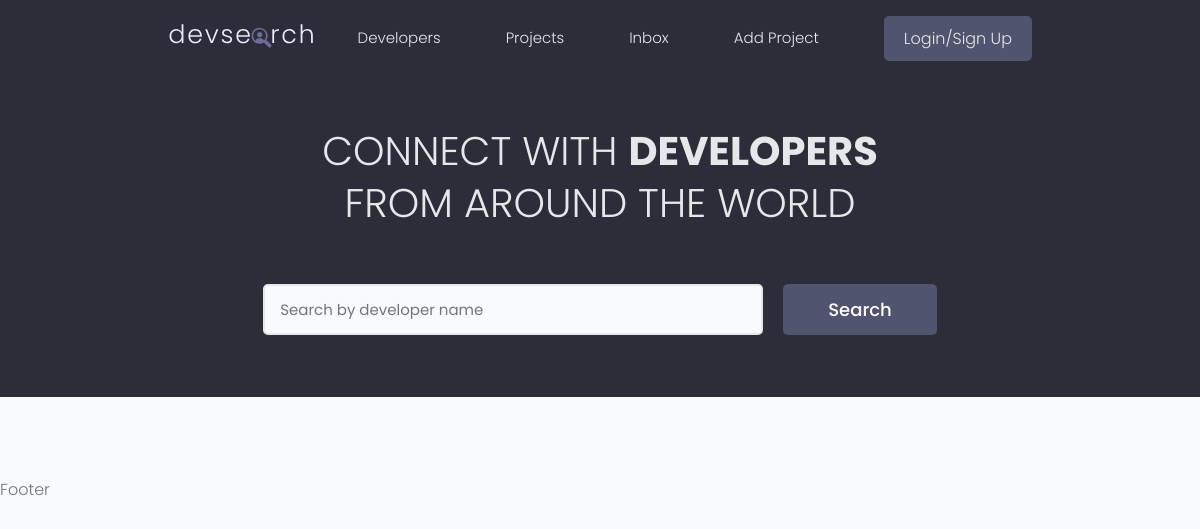
The app's page /, older data.
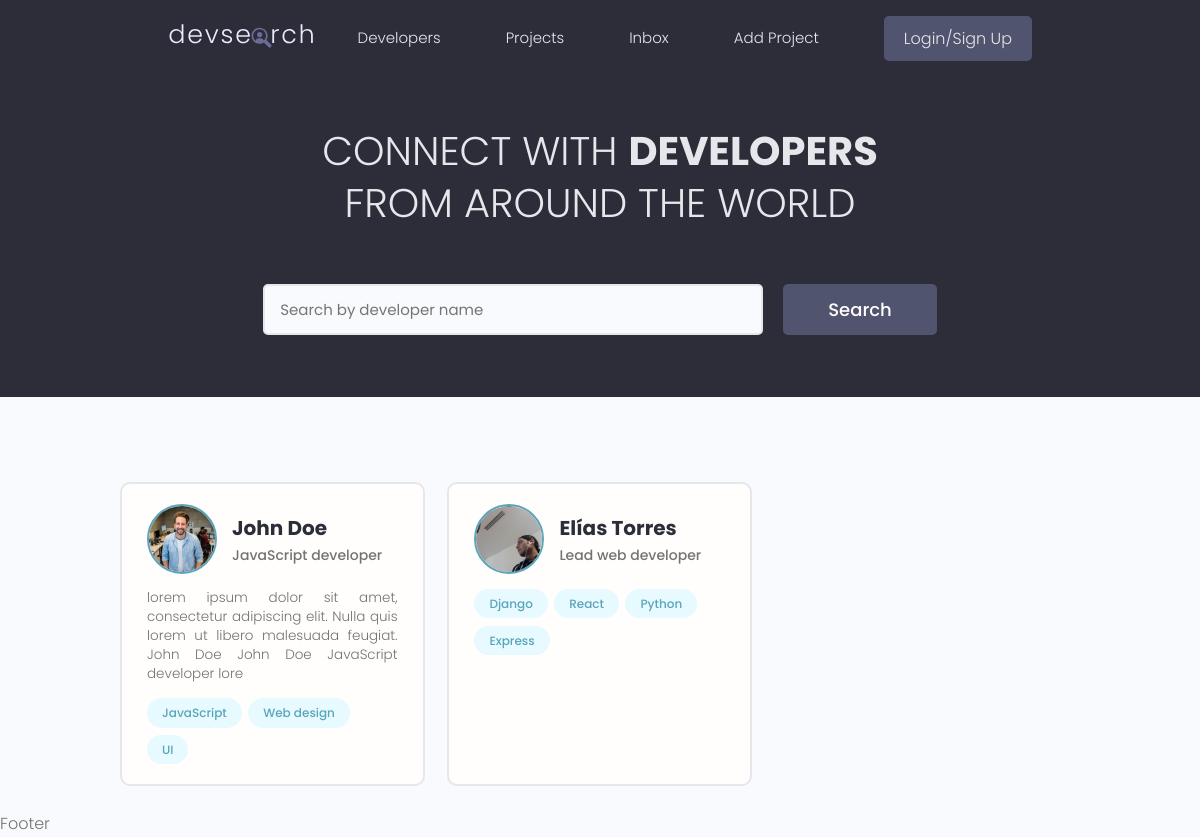
The same page, newer data.
### developer/models.py (models this page shows, shortened)
class Developer(models.Model):
    id = models.UUIDField(default=uuid.uuid4,
                          primary_key=True, unique=True, editable=False)
    user = models.OneToOneField(User, on_delete=models.CASCADE, null=True)
    name = models.CharField(max_length=200, blank=True, null=True)
    email = models.EmailField(max_length=200, blank=True, null=True)
    username = models.CharField(max_length=200, blank=True, null=True)
    location = models.CharField(max_length=200, blank=True, null=True)
    short_intro = models.CharField(max_length=200, blank=True, null=True)
    bio = models.TextField(blank=True, null=True)
    profile_image = models.ImageField(
        upload_to='profiles/', blank=True, null=True, default='profiles/user-default.png')
    social_github = models.CharField(max_length=200, blank=True, null=True)
    social_twitter = models.CharField(max_length=200, blank=True, null=True)
    social_linkedin = models.CharField(max_length=200, blank=True, null=True)
    social_youtube = models.CharField(max_length=200, blank=True, null=True)
    social_website = models.CharField(max_length=200, blank=True, null=True)
    social_stackoverflow = models.CharField(
        max_length=200, blank=True, null=True)
    created = models.DateTimeField(auto_now_add=True)

class Skill(models.Model):
    id = models.UUIDField(default=uuid.uuid4,
                          primary_key=True, unique=True, editable=False)
    developer = models.ForeignKey(Developer, on_delete=models.CASCADE)
    name = models.CharField(max_length=200, blank=True, null=True)
    description = models.TextField(blank=True, null=True)
    created = models.DateTimeField(auto_now_add=True)
    def __str__(self):
        return str(self.name)

### developer/views.py (the view)
# urls.py: path('', views.profiles, name='profiles'),
def profiles(request):
    template_name = 'developer/profiles.html'
    developers = Developer.objects.all()
    context = {'developers': developers}
    return render(request, template_name, context)

### developer/templates/developer/profiles.html (shortened to what this page needs)
{% extends 'main.html'%}
{% load static %}
{% block content%}
<main class="home">
    <section class="hero-section text-center">
        <div class="container container--narrow">
            <div class="hero-section__box">
                <h2>CONNECT WITH <span>DEVELOPERS</span></h2>
                <h2>FROM AROUND THE WORLD</h2>
            </div>
            <div class="hero-section__search">
                <form class="form" action="#" method="get">
                    <div class="form__field">
                        <input class="input input--text" id="formInput#search" type="text" name="text"
                            placeholder="Search by developer name" />
                    </div>
                    <input class="btn btn--sub btn--lg" type="submit" value="Search" />
                </form>
            </div>
        </div>
    </section>
    <section class="devlist">
        <div class="container">
            <div class="grid grid--three">
                {% for developer in developers %}
                <div class="column card">
                    <div class="dev">
                        <a href="{% url 'developer:profile' developer.id %}" class="card__body">
                            <div class="dev__profile">
                                <img class="avatar avatar--md" src="{{ developer.profile_image.url }}"
                                    alt="{{ developer.name }}" />
                                <div class="dev__meta">
                                    <h3>{{ developer.name }}</h3>
                                    <h5>{{ developer.short_intro|slice:"60" }}</h5>
                                </div>
                            </div>
                            <p class="dev__info">
                                {{ developer.bio|slice:"150" }}
                            </p>
                            <div class="dev__skills">
                                {% for skill in developer.skill_set.all|slice:"5" %}
                                <span class="tag tag--pill tag--main">
                                    <small>{{ skill }}</small>
                                </span>
                                {% endfor %}
                            </div>
                        </a>
                    </div>
                </div>
                {% endfor %}
            </div>
        </div>
    </section>
</main>
{% endblock %}

### templates/main.html (shortened to what this page needs)
<!DOCTYPE html>
{% load static %}
<html lang="en">
<head>
    <link rel="stylesheet" href="https://cdn.iconmonstr.com/1.3.0/css/iconmonstr-iconic-font.min.css" />
    <link rel="stylesheet" href="{% static 'uikit/styles/uikit.css' %}" />
    <link rel="stylesheet" href="{% static 'styles/app.css' %}" />
</head>
<body>
    {% include 'navbar.html' %}
    {% block content %}
    {% endblock content %}
    <p>Footer</p>
</body>
</html>

### templates/navbar.html (shortened to what this page needs)
{% load static %}
<header class="header">
    <div class="container container--narrow">
        <a href="{% url 'developer:profiles' %}" class="header__logo">
            <img src="{% static 'images/logo.svg' %}" alt="DevSearch Logo" />
        </a>
        <nav class="header__nav">
            <ul class="header__menu">
                <li class="header__menuItem"><a href="{% url 'developer:profiles' %}">Developers</a></li>
                <li class="header__menuItem"><a href="{% url 'project:projects' %}">Projects</a></li>
                <li class="header__menuItem"><a href="#">Inbox</a></li>
                <li class="header__menuItem"><a href="{% url 'project:create_project' %}">Add Project</a></li>
                <li class="header__menuItem"><a href="#" class="btn btn--sub">Login/Sign Up</a></li>
            </ul>
        </nav>
    </div>
</header>

### static/styles/app.css (style rules this page uses)
:root { --color-sub: #2d2d39; }
.btn--sub { background-color: var(--color-sub-light); }
.card { border: 2px solid var(--color-light); }
img { width: 100%; }
.header { position: sticky; z-index: 111; background-color: var(--color-sub); padding: 1.5rem 0; }
.header > .container { display: flex; justify-content: space-between; align-items: center; }
.header__logo > img { height: 3.8rem; }
.header__nav > ul { display: inline-flex; align-items: center; list-style: none; gap: 6.5rem; }
.header__menuItem > a { color: var(--color-light); font-weight: 300; }
.hero-section { height: 40vh; display: flex; align-items: center; background-color: var(--color-sub); }
.hero-section__box { margin-bottom: 4rem; }
.hero-section__box > h2, .hero-section__box > h2 > span { font-size: 4rem; color: var(--color-light); line-height: 1.3; text-transform: uppercase; }
.hero-section__box > h2 { font-weight: 300; }
.hero-section__box > h2 > span { font-weight: 700; }
.hero-section__search > .form { display: flex; align-items: center; justify-content: center; gap: 2rem; }
.hero-section__search > .form input.input--text { width: 50rem; }
.devlist { margin-top: 8rem; }
.devlist .grid { align-items: stretch; }
.devlist .dev .dev__profile { display: flex; align-items: center; gap: 1.5rem; }
.devlist .dev .dev__meta h3 { color: var(--color-sub); font-size: 2rem; font-weight: 700; }
.devlist .dev .dev__meta h5 { color: var(--color-text); font-size: 1.4rem; font-weight: 500; }
.devlist .dev .dev__info { margin: 1.5rem 0; font-size: 1.35rem; line-height: 1.4; text-align: justify; }

### static/uikit/styles/modules/_variables.css (style rules this page uses)
:root { --color-main: #5aa5b9; --color-main-light: #e6faff; --color-sub: #3f4156; --color-sub-light: #51546e; --color-sub-lighter: #ededfd; --color-text: #737373; --color-gray: #8b8b8b; --color-light: #e5e7eb; --color-light-gray: #767676; --color-bg: #f8fafd; --color-white: #fffefd; --color-white-light: #f3f3f3; --color-success: #359e64; --color-success-bg: #def8e8; --color-error: #fc4b0b; --color-error-bg: #fff2ee; --font-base: 'Poppins', arial, helvetica, 'Segoe UI', roboto, ubuntu, sans-serif; --font-monospace: 'Fira Code', 'Courier New', courier, monospace; --font-regular: 300; --font-medium: 500; --font-bold: 700; --generic-shadow: 1px 1px 5px #00000010; --generic-transition: all 0.3s ease-in-out; }

### static/uikit/styles/modules/_base.css (style rules this page uses)
* { margin: 0; padding: 0; box-sizing: border-box; text-rendering: optimizeLegibility; color: inherit; font-size: inherit; }
html { font-size: 50%; }
@media only screen and (min-width: 480px) { html { font-size: 56.25%; } }
@media only screen and (min-width: 1200px) { html { font-size: 62.5%; } }
body { line-height: 1.6; font-weight: 400; font-size: 1.5rem; color: var(--color-text); background-color: var(--color-bg); min-height: 100vh; }

### static/uikit/styles/modules/_typography.css (style rules this page uses)
* { font-family: var(--font-base); }
h2 { font-size: 3.6rem; font-weight: var(--font-bold); }
h3 { font-size: 3.2rem; font-weight: var(--font-medium); }
h5 { font-size: 2.4rem; font-weight: var(--font-medium); }
h5, h6 { font-weight: var(--font-regular); }
p, span, strong { font-size: 1.6rem; color: var(--color-text); font-weight: var(--font-regular); }
a { padding-bottom: 2px; text-decoration: none; display: inline-block; color: var(--color-main); font-weight: var(--font-medium); }

### static/uikit/styles/modules/_utilities.css (style rules this page uses)
.container { width: 92%; max-width: 165rem; margin: 0 auto; box-sizing: border-box; }
.container--narrow { width: 92%; max-width: 120rem; }
@media screen and (min-width: 1000px) { .container { width: 90%; } }
@media screen and (min-width: 1000px) { .container--narrow { width: 85%; } }
@media screen and (min-width: 1200px) { .container { width: 80%; } }
@media screen and (min-width: 1200px) { .container--narrow { width: 72%; } }
.text-center { text-align: center; }

### static/uikit/styles/modules/_avatar.css (style rules this page uses)
.avatar { border-radius: 50%; border: 2px solid var(--color-main); object-fit: cover; }
.avatar--md { height: 7rem; width: 7rem; }

### static/uikit/styles/modules/_button.css (style rules this page uses)
.btn { display: inline-block; position: relative; cursor: pointer; background-color: var(--color-light); font-weight: var(--font-medium); color: var(--color-sub); text-decoration: none; padding: 1rem 2rem; border-radius: 0.5rem; border: none; width: -webkit-fit-content; width: -moz-fit-content; width: fit-content; height: -webkit-fit-content; height: -moz-fit-content; height: fit-content; font-size: 1.6rem; outline-width: 0; outline-color: transparent; -webkit-backface-visibility: hidden; backface-visibility: hidden; transition: all 0.3s ease-in-out; }
.btn--sub { background-color: var(--color-sub); color: var(--color-white); }
.btn--lg { font-size: 1.8rem; padding: 1.2rem 4.5rem; }

Row changes from the older to the newer data that the page shows:
added Developer: profile_image (picture), name "John Doe", short_intro "JavaScript developer", bio "lorem ipsum dolor sit amet, consectetur adipiscing elit. Nulla quis lorem ut libero malesuada feugiat. John Doe John Doe JavaScript developer lore"
added Skill: name "JavaScript", shown under "John Doe"
added Skill: name "Web design", shown under "John Doe"
added Skill: name "UI", shown under "John Doe"
added Developer: profile_image (picture), name "Elías Torres", short_intro "Lead web developer"
added Skill: name "Django", shown under "Elías Torres"
added Skill: name "React", shown under "Elías Torres"
added Skill: name "Python", shown under "Elías Torres"
added Skill: name "Express", shown under "Elías Torres"
